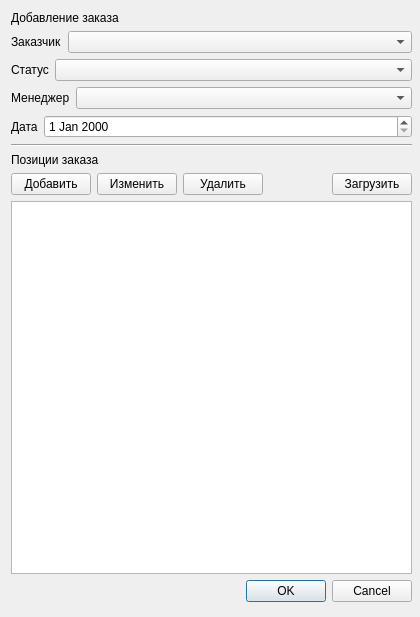
<?xml version="1.0" encoding="UTF-8"?>
<ui version="4.0">
 <class>order</class>
 <widget class="QDialog" name="order">
  <property name="geometry">
   <rect>
    <x>0</x>
    <y>0</y>
    <width>420</width>
    <height>617</height>
   </rect>
  </property>
  <property name="sizePolicy">
   <sizepolicy hsizetype="Fixed" vsizetype="Fixed">
    <horstretch>0</horstretch>
    <verstretch>0</verstretch>
   </sizepolicy>
  </property>
  <property name="minimumSize">
   <size>
    <width>420</width>
    <height>500</height>
   </size>
  </property>
  <property name="maximumSize">
   <size>
    <width>420</width>
    <height>1200</height>
   </size>
  </property>
  <property name="windowTitle">
   <string>Dialog</string>
  </property>
  <property name="autoFillBackground">
   <bool>false</bool>
  </property>
  <widget class="QWidget" name="layoutWidget">
   <property name="geometry">
    <rect>
     <x>11</x>
     <y>11</y>
     <width>401</width>
     <height>591</height>
    </rect>
   </property>
   <layout class="QVBoxLayout" name="verticalLayout_2">
    <item>
     <widget class="QLabel" name="title">
      <property name="text">
       <string>Добавление заказа</string>
      </property>
     </widget>
    </item>
    <item>
     <layout class="QHBoxLayout" name="horizontalLayout">
      <item>
       <widget class="QLabel" name="label">
        <property name="text">
         <string>Заказчик</string>
        </property>
       </widget>
      </item>
      <item>
       <widget class="QComboBox" name="order_customer_combo">
        <property name="sizePolicy">
         <sizepolicy hsizetype="Expanding" vsizetype="Fixed">
          <horstretch>0</horstretch>
          <verstretch>0</verstretch>
         </sizepolicy>
        </property>
       </widget>
      </item>
     </layout>
    </item>
    <item>
     <layout class="QHBoxLayout" name="horizontalLayout_4">
      <item>
       <widget class="QLabel" name="label_3">
        <property name="text">
         <string>Статус</string>
        </property>
       </widget>
      </item>
      <item>
       <widget class="QComboBox" name="order_status_combo">
        <property name="sizePolicy">
         <sizepolicy hsizetype="Expanding" vsizetype="Fixed">
          <horstretch>0</horstretch>
          <verstretch>0</verstretch>
         </sizepolicy>
        </property>
       </widget>
      </item>
     </layout>
    </item>
    <item>
     <layout class="QHBoxLayout" name="horizontalLayout_3">
      <item>
       <widget class="QLabel" name="label_4">
        <property name="text">
         <string>Менеджер</string>
        </property>
       </widget>
      </item>
      <item>
       <widget class="QComboBox" name="order_manager_combo">
        <property name="sizePolicy">
         <sizepolicy hsizetype="Expanding" vsizetype="Fixed">
          <horstretch>0</horstretch>
          <verstretch>0</verstretch>
         </sizepolicy>
        </property>
       </widget>
      </item>
     </layout>
    </item>
    <item>
     <layout class="QHBoxLayout" name="horizontalLayout_5">
      <item>
       <widget class="QLabel" name="label_5">
        <property name="text">
         <string>Дата</string>
        </property>
       </widget>
      </item>
      <item>
       <widget class="QDateEdit" name="order_date">
        <property name="sizePolicy">
         <sizepolicy hsizetype="Expanding" vsizetype="Fixed">
          <horstretch>0</horstretch>
          <verstretch>0</verstretch>
         </sizepolicy>
        </property>
       </widget>
      </item>
     </layout>
    </item>
    <item>
     <widget class="Line" name="line">
      <property name="orientation">
       <enum>Qt::Orientation::Horizontal</enum>
      </property>
     </widget>
    </item>
    <item>
     <layout class="QVBoxLayout" name="verticalLayout">
      <item>
       <widget class="QLabel" name="label_6">
        <property name="text">
         <string>Позиции заказа</string>
        </property>
       </widget>
      </item>
      <item>
       <layout class="QHBoxLayout" name="horizontalLayout_6">
        <item>
         <widget class="QPushButton" name="order_item_add">
          <property name="text">
           <string>Добавить</string>
          </property>
         </widget>
        </item>
        <item>
         <widget class="QPushButton" name="order_item_change">
          <property name="text">
           <string>Изменить</string>
          </property>
         </widget>
        </item>
        <item>
         <widget class="QPushButton" name="order_item_delete">
          <property name="text">
           <string>Удалить</string>
          </property>
         </widget>
        </item>
        <item>
         <spacer name="horizontalSpacer">
          <property name="orientation">
           <enum>Qt::Orientation::Horizontal</enum>
          </property>
          <property name="sizeHint" stdset="0">
           <size>
            <width>40</width>
            <height>20</height>
           </size>
          </property>
         </spacer>
        </item>
        <item>
         <widget class="QPushButton" name="order_item_load">
          <property name="text">
           <string>Загрузить</string>
          </property>
         </widget>
        </item>
       </layout>
      </item>
      <item>
       <widget class="QListView" name="order_item_list"/>
      </item>
     </layout>
    </item>
    <item>
     <layout class="QHBoxLayout" name="order_actions"/>
    </item>
    <item>
     <widget class="QDialogButtonBox" name="buttonBox">
      <property name="orientation">
       <enum>Qt::Orientation::Horizontal</enum>
      </property>
      <property name="standardButtons">
       <set>QDialogButtonBox::StandardButton::Cancel|QDialogButtonBox::StandardButton::Ok</set>
      </property>
     </widget>
    </item>
   </layout>
  </widget>
 </widget>
 <resources/>
 <connections>
  <connection>
   <sender>buttonBox</sender>
   <signal>accepted()</signal>
   <receiver>order</receiver>
   <slot>accept()</slot>
   <hints>
    <hint type="sourcelabel">
     <x>248</x>
     <y>254</y>
    </hint>
    <hint type="destinationlabel">
     <x>157</x>
     <y>274</y>
    </hint>
   </hints>
  </connection>
  <connection>
   <sender>buttonBox</sender>
   <signal>rejected()</signal>
   <receiver>order</receiver>
   <slot>reject()</slot>
   <hints>
    <hint type="sourcelabel">
     <x>316</x>
     <y>260</y>
    </hint>
    <hint type="destinationlabel">
     <x>286</x>
     <y>274</y>
    </hint>
   </hints>
  </connection>
 </connections>
</ui>
